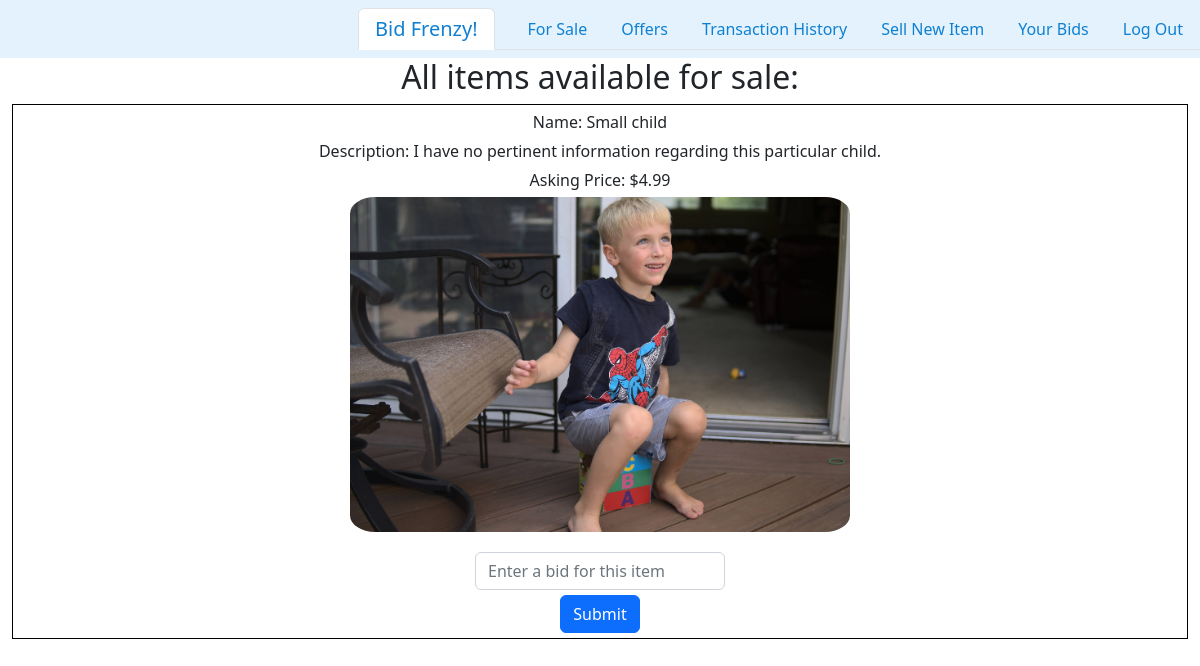
The app's page /forsale (signed in), older data.
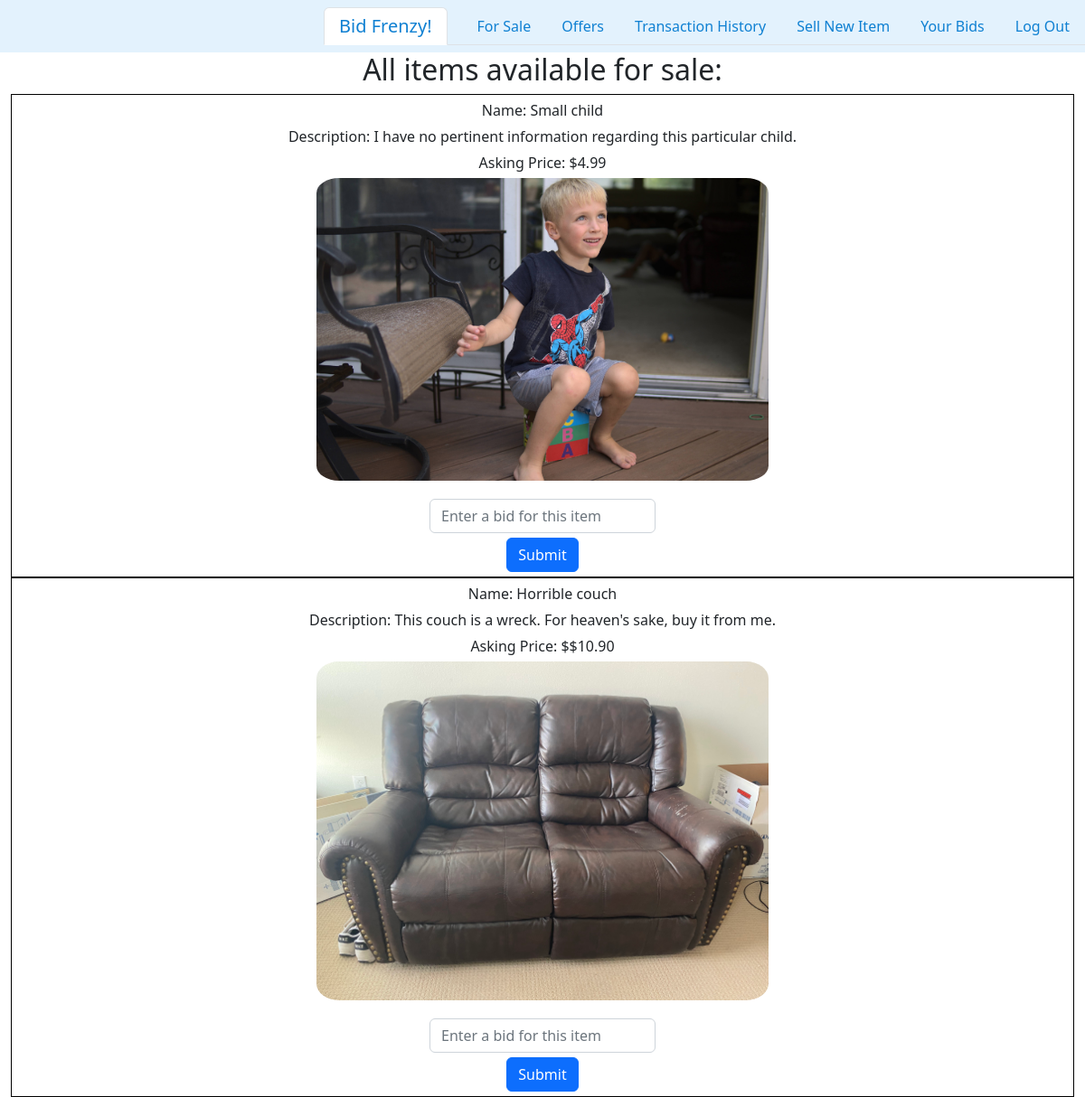
The same page, newer data.
### tables this page shows
CREATE TABLE items (id INTEGER PRIMARY KEY AUTOINCREMENT, name TEXT NOT NULL, description TEXT NOT NULL, filename TEXT NOT NULL, ownerId INTEGER, askingPrice INTEGER, saleStatus TEXT NOT NULL);

### app.py (the view)
@app.route("/forsale", methods=["GET", "POST"])
def forsale():
    if request.method == "POST":
        user_id = session["user_id"]
        allItems = db.execute("SELECT * FROM items WHERE ownerId != ? AND saleStatus = ?", user_id, "available")
        for item in allItems:
            item['filename'] = f"./static/saved/{item['filename']}"
        for key in request.form:
            if key.startswith('biditem'):
                itemId = key.partition('--')[-1]
                value = request.form[key]
                value = '${:,.2f}'.format(float(value))
        sellerId = db.execute("SELECT ownerId FROM items WHERE id = ?", itemId)
        sellerId = sellerId[0]['ownerId']
        db.execute("INSERT INTO bids (itemId, bidderId, sellerId, offerPrice, offerStatus, datetime) VALUES (?, ?, ?, ?, ?, CURRENT_TIMESTAMP)", itemId, user_id, sellerId, value, "active")
        return render_template("forsale.html", allItems=allItems)
    else:
        user_id = session["user_id"]
        allItems = db.execute("SELECT * FROM items WHERE ownerId != ? AND saleStatus = ?", user_id, "available")
        for item in allItems:
            item['filename'] = f"./static/saved/{item['filename']}"
        return render_template("forsale.html", allItems=allItems)

### app.py (called while the page is built)
@app.after_request
def after_request(response):
    response.headers["Cache-Control"] = "no-cache, no-store, must-revalidate"
    response.headers["Expires"] = 0
    response.headers["Pragma"] = "no-cache"
    return response

### templates/forsale.html (shortened to what this page needs)
{% extends "layout.html" %}
{% block main %}
{% if allItems %}
<h2>All items available for sale:</h2>
<div class="flex-container">
{% for item in allItems %}
  <div class="bordered" id="saleitem">
    <p>Name: {{ item['name'] }}</p>
    <p>Description: {{ item['description'] }}</p>
    <p>Asking Price: ${{ item['askingPrice'] }}</p>
    <img src="{{ item['filename'] }}" width="500" />
    <form action="/forsale" method="post">
        <input autocomplete="off" class="form-control mx-auto w-auto margin-top" name="biditem--{{ item['id'] }}" placeholder="Enter a bid for this item" type="number" min="0.01" step="0.01">
        <button class="btn btn-primary margin-top margin-bottom" type="submit">Submit</button>
    </form>
  </div>
{% endfor %}
</div>
{% else %}
<h2>There are no items for sale!</h2>
{% endif %} {% endblock %}

Row changes from the older to the newer data that the page shows:
added items: name "Horrible couch", description "This couch is a wreck. For heaven's sake, buy it from me.", askingPrice "$10.90", filename (picture)
